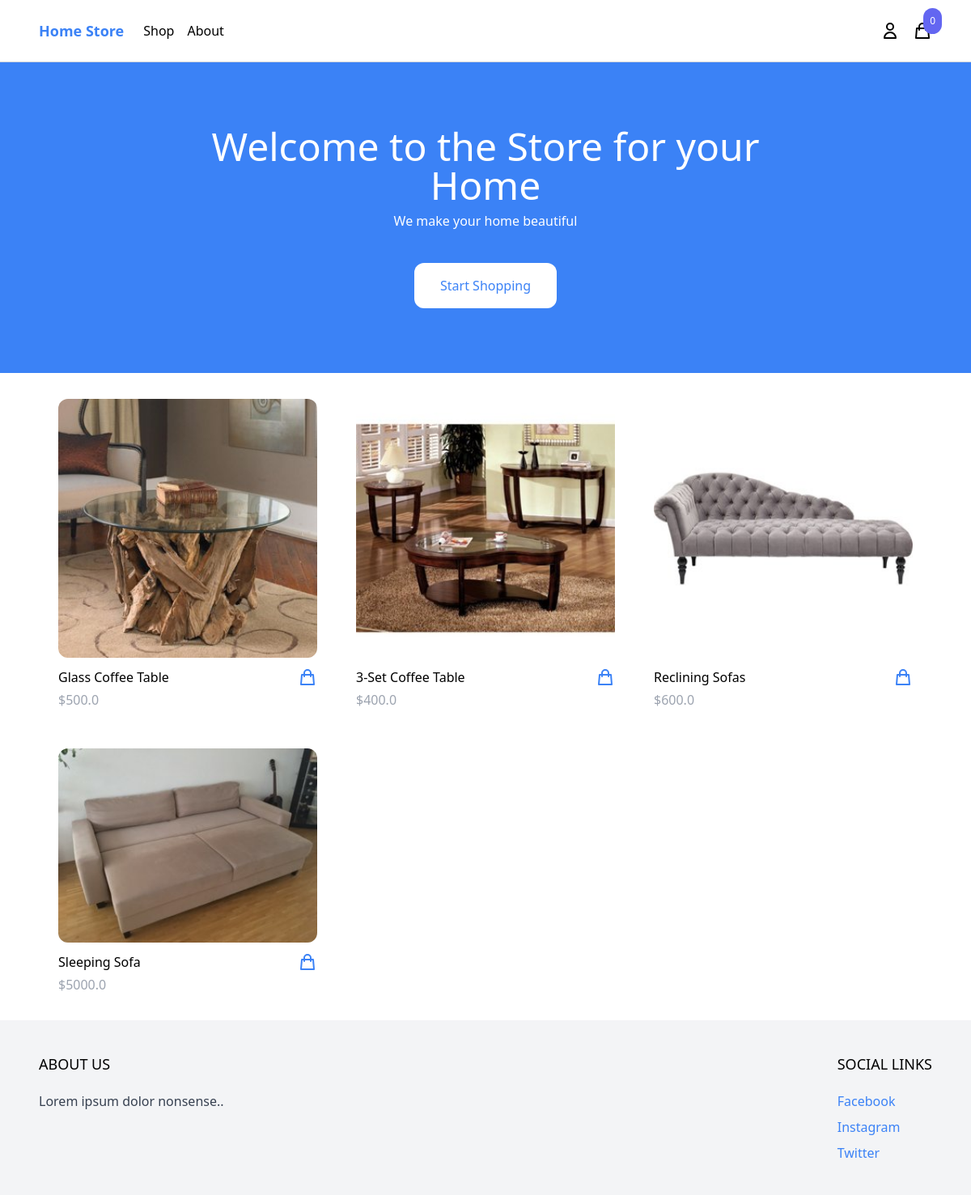
The page / on the database its author committed.
### product/models.py (models this page shows, shortened)
class Product(models.Model):
    category = models.ForeignKey(Category, related_name='products', on_delete=models.CASCADE)
    name = models.CharField(max_length=255)
    slug = models.SlugField()
    description = models.TextField(blank=True, null=True)
    price = models.IntegerField()
    created_at = models.DateTimeField(auto_now_add=True)
    image = models.ImageField(upload_to='uploads/', blank=True, null=True)
    thumbnail = models.ImageField(upload_to='uploads/', blank=True, null=True)
    class Meta:
        ordering = ('-created_at',)
        verbose_name_plural = 'products'
    def get_display_price(self):
        return self.price / 10
    def get_thumbnail(self):
        if self.thumbnail:
            return self.thumbnail.url

### core/views.py (the view)
# urls.py: path('', frontpage, name='frontpage'),
def frontpage(request):
    products = Product.objects.all()[0:8]
    return render(request, 'core/frontpage.html', {'products': products})

### cart/cart.py (called while the page is built)
    def __len__(self):
        return sum(item['quantity'] for item in self.cart.values())

### cart/context_processors.py (called while the page is built)
def cart(request):
    return {'cart': Cart(request)}

### core/templates/core/frontpage.html (shortened to what this page needs)
{% extends 'core/base.html' %}
{% block content %}
<header class="px-6 py-10 lg:py-20 bg-blue-500">
    <div class="max-w-3xl mx-auto text-center">
        <p class="mb-2 text-3xl lg:text-5xl text-white">Welcome to the Store for your Home</p>
        <p class="mb-10 text-white">We make your home beautiful</p>
        <a href="{% url 'shop' %}" class="inline-block px-8 py-4 rounded-xl bg-white text-blue-500 hover:bg-gray-200">Start Shopping</a>
    </div>
</header>
<div class="max-w-6xl mx-auto py-2 px-6 xl:px-0">
    <div class="products flex items-center flex-wrap">
        {% for product in products %}
            {% include 'product/partials/product_list_item.html' %}
        {% endfor %}
    </div>
</div>
{% endblock %}

### product/templates/product/partials/product_list_item.html
<div class="w-full md:w-1/3 xl:w-1/4 p-6">
    <a href="{% url 'product' product.slug %}">
        <img src="{{ product.get_thumbnail }}" class="w-full rounded-xl hover:shadow-lg">
    </a>
    <div class="pt-3 flex items-center justify-between">
        <a href="{% url 'product' product.slug %}">{{ product.name }}</a>
        <a
            href="#"
            hx-get="{% url 'add_to_cart' product.id %}"
            hx-target="#menu-cart-button"
            hx-swap="outerHTML"
            class="text-blue-500 hover:text-blue-800"
        >
            <svg class="w-6 h-6" fill="none" stroke="currentColor" viewBox="0 0 24 24" xmlns="http://www.w3.org/2000/svg">
                <path stroke-linecap="round" stroke-linejoin="round" stroke-width="2" d="M16 11V7a4 4 0 00-8 0v4M5 9h14l1 12H4L5 9z"></path>
            </svg>
        </a>
    </div>
    <p class="pt-1 text-gray-400">${{ product.get_display_price }}</p>
</div>

### rows shown on the page
Product: get_thumbnail (picture), name "Glass Coffee Table", get_display_price "500.0"
Product: get_thumbnail (picture), name "3-Set Coffee Table", get_display_price "400.0"
Product: get_thumbnail (picture), name "Reclining Sofas", get_display_price "600.0"
Product: get_thumbnail (picture), name "Sleeping Sofa", get_display_price "5000.0"

### other values the page prints
{{ cart|length }} "0"
